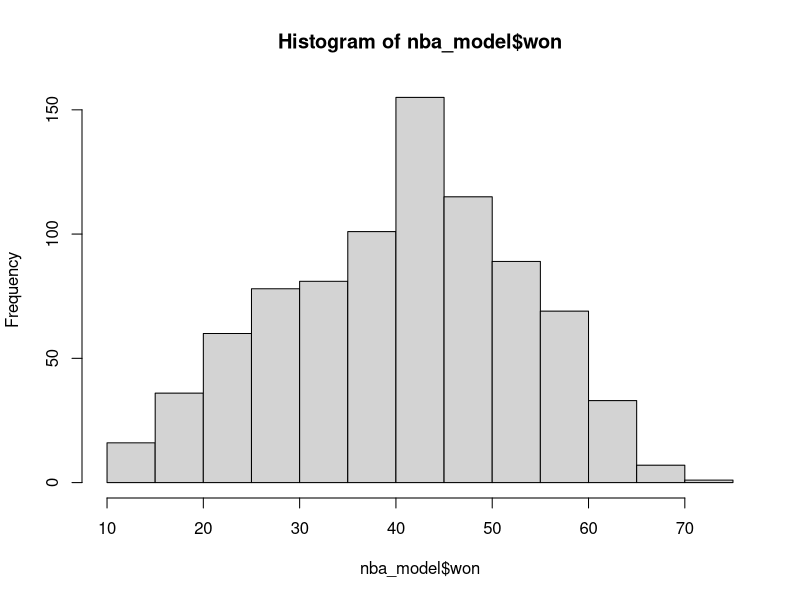
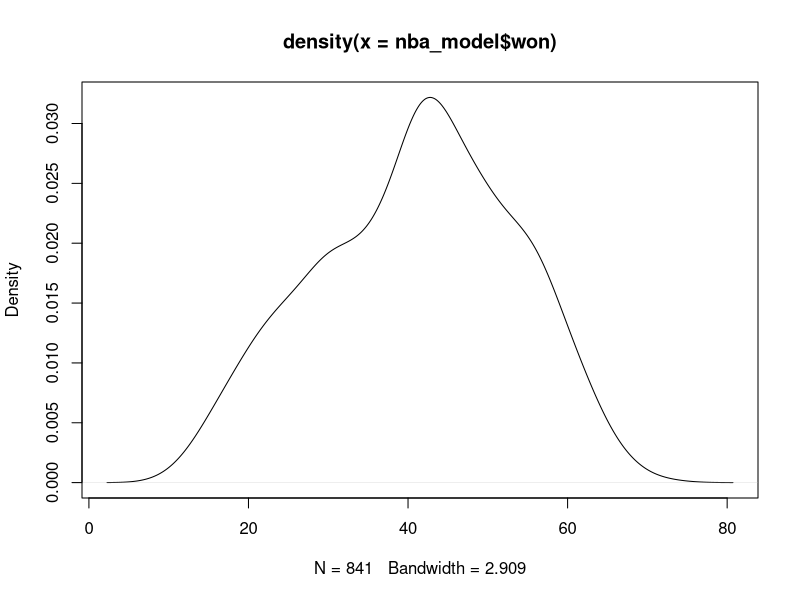

The R script that drew these images, in order: (Note: this script raises an error after producing the figures.)
## ---- chunk 1
knitr::opts_chunk$set(echo = TRUE)
library(here)
knitr::opts_knit$set(root.dir = here("progettoLampedusa", "0_Materiale"))
getwd()
## ---- chunk 2

#Caricamento dei Dati:
dataset = read.delim("0_Materiale/basketball_teams.txt")
FIRST = 1976 # first year 
LAST = 2011 # last year

nba_model = dataset [dataset$lgID=="NBA" & dataset$year >= FIRST & dataset$year <= LAST & dataset$games==82,]
(nba_model)

dataset$lgID <- as.factor(dataset$lgID) # perchè mi permettono di poter generare variabili dummy
summary(nba_model)

# VERIFICA VALORI MANCANTI
#sum(is.na(nba_model))
#nba_model[which(complete.cases(nba_model))]

hist(nba_model$won)
plot(density(nba_model$won))

M <- cor(as.matrix(nba_model[,c(11:25,54)])) # correlation matrix
corrplot(M, method = 'number')

boxplot(nba_model$won ~ nba_model$tmID, las=2)


#DEAN'S 4 FACTORS (Covariate)
  
nba_model$o_canestriSuTotali = nba_model$o_fgm/nba_model$o_fga # proporzione tra tiri realizzati su tiri totali
nba_model$d_canestriSuTotali = nba_model$d_fgm/nba_model$d_fga # proporzione tra tiri subiti su tiri totali
nba_model$d_stoppateSuTiri = nba_model$d_blk/nba_model$d_fga # proporzione su quanti tiri tentati sono stati stoppati
nba_model$o_rimbTiriSbagliati = nba_model$o_oreb/(nba_model$o_fga-nba_model$o_fgm) # percentuale di rimbalzi presi su tiri sbagliati in attacco
nba_model$d_rimbDef = nba_model$d_dreb/(nba_model$d_fga-nba_model$d_fgm) # percentuale di rimbalzi difensivi presi in difesa
# Modello di regressione 1
#(linMod1 = lm(won ~ o_df1 + d_df1 + o_df2 + d_df2 + o_df3 + d_df3 + o_df4 + d_df4, data= nba_model))

(linMod1 = lm(won ~ o_canestriSuTotali + d_canestriSuTotali + d_stoppateSuTiri + o_rimbTiriSbagliati + d_rimbDef, data = nba_model ))
summary (linMod1)

# TODO: sistemare
nba_model$o_df1_z = scale(nba_model$o_df1)
nba_model$d_df1_z = scale(nba_model$d_df1)
# Modello di regressione 2
(linMod1 = lm(won ~ o_df1_z + d_df1_z, data= nba_model))
summary (linMod1)
